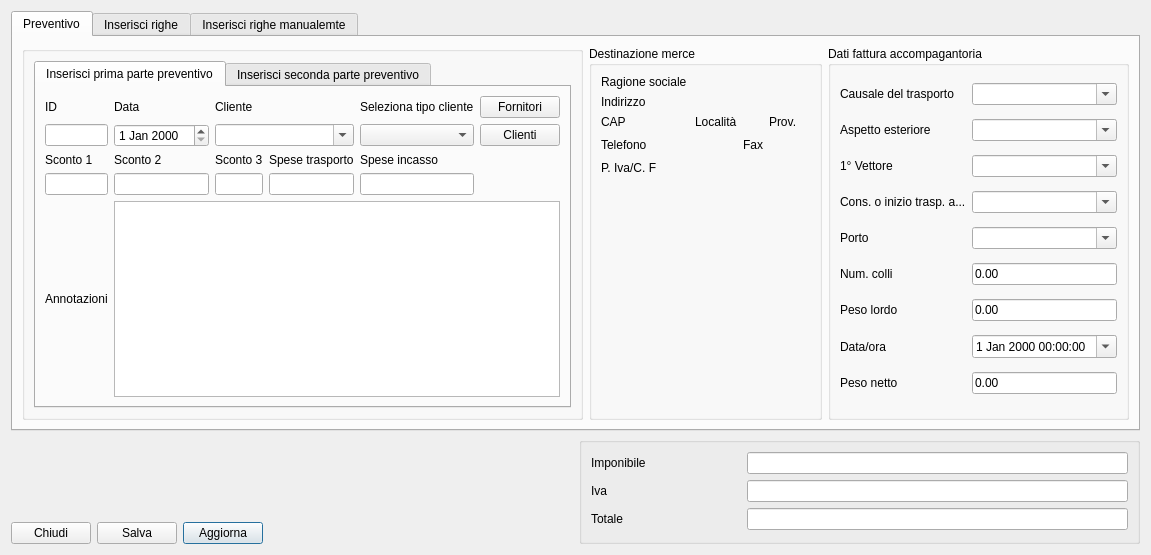
<?xml version="1.0" encoding="UTF-8"?>
<ui version="4.0">
 <class>preventivi_rg</class>
 <widget class="QDialog" name="preventivi_rg">
  <property name="geometry">
   <rect>
    <x>0</x>
    <y>0</y>
    <width>1108</width>
    <height>555</height>
   </rect>
  </property>
  <property name="sizePolicy">
   <sizepolicy hsizetype="Preferred" vsizetype="Preferred">
    <horstretch>0</horstretch>
    <verstretch>0</verstretch>
   </sizepolicy>
  </property>
  <property name="windowTitle">
   <string>Dialog</string>
  </property>
  <layout class="QGridLayout" name="gridLayout_5">
   <item row="3" column="0">
    <layout class="QGridLayout" name="gridLayout_12">
     <item row="1" column="2">
      <widget class="QPushButton" name="agg_fatt_2">
       <property name="toolTip">
        <string>Aggiorna fattura</string>
       </property>
       <property name="text">
        <string>Aggiorna</string>
       </property>
       <property name="icon">
        <iconset resource="../fabaria.qrc">
         <normaloff>:/images/view-refresh.png</normaloff>:/images/view-refresh.png</iconset>
       </property>
      </widget>
     </item>
     <item row="1" column="1">
      <widget class="QPushButton" name="save_2">
       <property name="toolTip">
        <string>Salva fattura</string>
       </property>
       <property name="text">
        <string>Salva</string>
       </property>
       <property name="icon">
        <iconset resource="../fabaria.qrc">
         <normaloff>:/images/document-save.png</normaloff>:/images/document-save.png</iconset>
       </property>
      </widget>
     </item>
     <item row="1" column="0">
      <widget class="QPushButton" name="annulla_2">
       <property name="toolTip">
        <string>Chiudi senza salvare la fattura</string>
       </property>
       <property name="text">
        <string>Chiudi</string>
       </property>
       <property name="icon">
        <iconset resource="../../backup_restore_db/images.qrc">
         <normaloff>:/images/dialog-close.png</normaloff>:/images/dialog-close.png</iconset>
       </property>
      </widget>
     </item>
     <item row="1" column="3">
      <spacer name="horizontalSpacer_3">
       <property name="orientation">
        <enum>Qt::Horizontal</enum>
       </property>
       <property name="sizeHint" stdset="0">
        <size>
         <width>40</width>
         <height>20</height>
        </size>
       </property>
      </spacer>
     </item>
    </layout>
   </item>
   <item row="1" column="1" rowspan="3">
    <widget class="QGroupBox" name="groupBox_4">
     <property name="styleSheet">
      <string notr="true"/>
     </property>
     <layout class="QGridLayout" name="gridLayout_10">
      <item row="1" column="0">
       <widget class="QLabel" name="label_39">
        <property name="minimumSize">
         <size>
          <width>150</width>
          <height>0</height>
         </size>
        </property>
        <property name="maximumSize">
         <size>
          <width>150</width>
          <height>16777215</height>
         </size>
        </property>
        <property name="sizeIncrement">
         <size>
          <width>150</width>
          <height>0</height>
         </size>
        </property>
        <property name="baseSize">
         <size>
          <width>150</width>
          <height>0</height>
         </size>
        </property>
        <property name="text">
         <string>Iva</string>
        </property>
       </widget>
      </item>
      <item row="1" column="1">
       <widget class="QLineEdit" name="iva_ft_2">
        <property name="readOnly">
         <bool>false</bool>
        </property>
       </widget>
      </item>
      <item row="2" column="0">
       <widget class="QLabel" name="label_40">
        <property name="minimumSize">
         <size>
          <width>150</width>
          <height>0</height>
         </size>
        </property>
        <property name="maximumSize">
         <size>
          <width>150</width>
          <height>16777215</height>
         </size>
        </property>
        <property name="sizeIncrement">
         <size>
          <width>150</width>
          <height>0</height>
         </size>
        </property>
        <property name="baseSize">
         <size>
          <width>150</width>
          <height>0</height>
         </size>
        </property>
        <property name="text">
         <string>Totale</string>
        </property>
       </widget>
      </item>
      <item row="2" column="1">
       <widget class="QLineEdit" name="totale_2">
        <property name="readOnly">
         <bool>false</bool>
        </property>
       </widget>
      </item>
      <item row="0" column="1">
       <widget class="QLineEdit" name="imponibile_2">
        <property name="readOnly">
         <bool>false</bool>
        </property>
       </widget>
      </item>
      <item row="0" column="0">
       <widget class="QLabel" name="label_41">
        <property name="minimumSize">
         <size>
          <width>150</width>
          <height>0</height>
         </size>
        </property>
        <property name="maximumSize">
         <size>
          <width>150</width>
          <height>16777215</height>
         </size>
        </property>
        <property name="sizeIncrement">
         <size>
          <width>150</width>
          <height>0</height>
         </size>
        </property>
        <property name="baseSize">
         <size>
          <width>150</width>
          <height>0</height>
         </size>
        </property>
        <property name="text">
         <string>Imponibile</string>
        </property>
       </widget>
      </item>
     </layout>
    </widget>
   </item>
   <item row="0" column="0" colspan="2">
    <widget class="QTabWidget" name="tabWidget">
     <property name="currentIndex">
      <number>0</number>
     </property>
     <widget class="QWidget" name="tab">
      <attribute name="title">
       <string>Preventivo</string>
      </attribute>
      <layout class="QGridLayout" name="gridLayout_4">
       <item row="0" column="0">
        <widget class="QGroupBox" name="groupBox">
         <property name="toolTip">
          <string>&lt;html&gt;&lt;head/&gt;&lt;body&gt;&lt;p&gt;Inserisci cliente&lt;/p&gt;&lt;/body&gt;&lt;/html&gt;</string>
         </property>
         <property name="title">
          <string/>
         </property>
         <layout class="QGridLayout" name="gridLayout_3">
          <item row="0" column="1">
           <widget class="QTabWidget" name="tabWidget_2">
            <property name="currentIndex">
             <number>0</number>
            </property>
            <widget class="QWidget" name="tab_4">
             <attribute name="title">
              <string>Inserisci prima parte preventivo</string>
             </attribute>
             <layout class="QGridLayout" name="gridLayout_7">
              <item row="0" column="0">
               <widget class="QLabel" name="label_16">
                <property name="text">
                 <string>ID</string>
                </property>
               </widget>
              </item>
              <item row="0" column="1">
               <widget class="QLabel" name="label_17">
                <property name="text">
                 <string>Data</string>
                </property>
               </widget>
              </item>
              <item row="0" column="2" colspan="2">
               <widget class="QLabel" name="label_18">
                <property name="text">
                 <string>Cliente</string>
                </property>
               </widget>
              </item>
              <item row="0" column="4">
               <widget class="QLabel" name="label">
                <property name="text">
                 <string>Seleziona tipo cliente</string>
                </property>
               </widget>
              </item>
              <item row="0" column="5">
               <widget class="QPushButton" name="fornit">
                <property name="text">
                 <string>Fornitori</string>
                </property>
                <property name="icon">
                 <iconset resource="../fabaria.qrc">
                  <normaloff>:/images/user-group-properties.png</normaloff>:/images/user-group-properties.png</iconset>
                </property>
               </widget>
              </item>
              <item row="1" column="0">
               <widget class="QLineEdit" name="id1"/>
              </item>
              <item row="1" column="1">
               <widget class="QDateEdit" name="data_fatt"/>
              </item>
              <item row="1" column="2" colspan="2">
               <widget class="QComboBox" name="pers">
                <property name="editable">
                 <bool>true</bool>
                </property>
                <property name="currentIndex">
                 <number>-1</number>
                </property>
                <property name="frame">
                 <bool>true</bool>
                </property>
                <property name="modelColumn">
                 <number>0</number>
                </property>
               </widget>
              </item>
              <item row="1" column="4">
               <widget class="QComboBox" name="tipo_cliente"/>
              </item>
              <item row="1" column="5">
               <widget class="QPushButton" name="cliente">
                <property name="text">
                 <string>Clienti</string>
                </property>
                <property name="icon">
                 <iconset resource="../fabaria.qrc">
                  <normaloff>:/images/system-users.png</normaloff>:/images/system-users.png</iconset>
                </property>
               </widget>
              </item>
              <item row="2" column="0">
               <widget class="QLabel" name="label_19">
                <property name="text">
                 <string>Sconto 1</string>
                </property>
               </widget>
              </item>
              <item row="2" column="1">
               <widget class="QLabel" name="label_20">
                <property name="text">
                 <string>Sconto 2</string>
                </property>
               </widget>
              </item>
              <item row="2" column="2">
               <widget class="QLabel" name="label_21">
                <property name="text">
                 <string>Sconto 3</string>
                </property>
               </widget>
              </item>
              <item row="2" column="3">
               <widget class="QLabel" name="label_22">
                <property name="text">
                 <string>Spese trasporto</string>
                </property>
               </widget>
              </item>
              <item row="2" column="4">
               <widget class="QLabel" name="label_23">
                <property name="text">
                 <string>Spese incasso</string>
                </property>
               </widget>
              </item>
              <item row="3" column="0">
               <widget class="QLineEdit" name="sconto1"/>
              </item>
              <item row="3" column="1">
               <widget class="QLineEdit" name="sconto2"/>
              </item>
              <item row="3" column="2">
               <widget class="QLineEdit" name="sconto3"/>
              </item>
              <item row="3" column="3">
               <widget class="QLineEdit" name="spes_tr"/>
              </item>
              <item row="3" column="4">
               <widget class="QLineEdit" name="spes_in"/>
              </item>
              <item row="4" column="0">
               <widget class="QLabel" name="label_24">
                <property name="text">
                 <string>Annotazioni</string>
                </property>
               </widget>
              </item>
              <item row="4" column="1" colspan="5">
               <widget class="QTextEdit" name="ann"/>
              </item>
             </layout>
            </widget>
            <widget class="QWidget" name="tab_5">
             <attribute name="title">
              <string>Inserisci seconda parte preventivo</string>
             </attribute>
             <layout class="QGridLayout" name="gridLayout_9">
              <item row="2" column="0" colspan="2">
               <widget class="QLabel" name="label_27">
                <property name="text">
                 <string>Note pagamento</string>
                </property>
               </widget>
              </item>
              <item row="1" column="0">
               <widget class="QLabel" name="label_26">
                <property name="text">
                 <string>Pagamento</string>
                </property>
               </widget>
              </item>
              <item row="1" column="1" colspan="3">
               <widget class="QComboBox" name="pagam">
                <property name="editable">
                 <bool>true</bool>
                </property>
               </widget>
              </item>
              <item row="0" column="1" colspan="2">
               <widget class="QLineEdit" name="ordine"/>
              </item>
              <item row="2" column="2" colspan="2">
               <widget class="QLineEdit" name="lineEdit"/>
              </item>
              <item row="3" column="0">
               <widget class="QLabel" name="label_2">
                <property name="text">
                 <string>Tipo listino</string>
                </property>
               </widget>
              </item>
              <item row="0" column="0">
               <widget class="QLabel" name="label_25">
                <property name="text">
                 <string>Vs Ordine</string>
                </property>
               </widget>
              </item>
              <item row="3" column="1" colspan="2">
               <widget class="QComboBox" name="tipo_listino"/>
              </item>
              <item row="3" column="3">
               <spacer name="horizontalSpacer">
                <property name="orientation">
                 <enum>Qt::Horizontal</enum>
                </property>
                <property name="sizeHint" stdset="0">
                 <size>
                  <width>329</width>
                  <height>20</height>
                 </size>
                </property>
               </spacer>
              </item>
              <item row="4" column="0" colspan="4">
               <spacer name="horizontalSpacer_4">
                <property name="orientation">
                 <enum>Qt::Horizontal</enum>
                </property>
                <property name="sizeHint" stdset="0">
                 <size>
                  <width>40</width>
                  <height>20</height>
                 </size>
                </property>
               </spacer>
              </item>
             </layout>
            </widget>
           </widget>
          </item>
         </layout>
        </widget>
       </item>
       <item row="0" column="3" colspan="2">
        <widget class="QGroupBox" name="dati_fattura_accompagnatoria">
         <property name="title">
          <string>Dati fattura accompagantoria</string>
         </property>
         <layout class="QGridLayout" name="gridLayout_2">
          <item row="2" column="2">
           <widget class="QComboBox" name="vettore">
            <property name="editable">
             <bool>true</bool>
            </property>
           </widget>
          </item>
          <item row="0" column="2">
           <widget class="QComboBox" name="causali">
            <property name="editable">
             <bool>true</bool>
            </property>
           </widget>
          </item>
          <item row="1" column="0">
           <widget class="QLabel" name="label_5">
            <property name="text">
             <string>Aspetto esteriore</string>
            </property>
           </widget>
          </item>
          <item row="1" column="2">
           <widget class="QComboBox" name="aspetto_est">
            <property name="editable">
             <bool>true</bool>
            </property>
           </widget>
          </item>
          <item row="0" column="0">
           <widget class="QLabel" name="label_4">
            <property name="text">
             <string>Causale del trasporto</string>
            </property>
           </widget>
          </item>
          <item row="6" column="2">
           <widget class="QLineEdit" name="peso_lordo">
            <property name="text">
             <string>0.00</string>
            </property>
           </widget>
          </item>
          <item row="7" column="0">
           <widget class="QLabel" name="label_11">
            <property name="text">
             <string>Data/ora</string>
            </property>
           </widget>
          </item>
          <item row="7" column="2">
           <widget class="QDateTimeEdit" name="data_ora">
            <property name="calendarPopup">
             <bool>true</bool>
            </property>
           </widget>
          </item>
          <item row="5" column="0">
           <widget class="QLabel" name="label_9">
            <property name="text">
             <string>Num. colli</string>
            </property>
           </widget>
          </item>
          <item row="4" column="2">
           <widget class="QComboBox" name="porto_ass">
            <property name="editable">
             <bool>true</bool>
            </property>
           </widget>
          </item>
          <item row="4" column="0">
           <widget class="QLabel" name="label_8">
            <property name="text">
             <string>Porto</string>
            </property>
           </widget>
          </item>
          <item row="2" column="0">
           <widget class="QLabel" name="label_6">
            <property name="text">
             <string>1° Vettore</string>
            </property>
           </widget>
          </item>
          <item row="6" column="0">
           <widget class="QLabel" name="label_10">
            <property name="text">
             <string>Peso lordo</string>
            </property>
           </widget>
          </item>
          <item row="5" column="2">
           <widget class="QLineEdit" name="num_colli">
            <property name="text">
             <string>0.00</string>
            </property>
           </widget>
          </item>
          <item row="3" column="0">
           <widget class="QLabel" name="label_7">
            <property name="text">
             <string>Cons. o inizio trasp. a...</string>
            </property>
           </widget>
          </item>
          <item row="3" column="2">
           <widget class="QComboBox" name="consegna">
            <property name="editable">
             <bool>true</bool>
            </property>
           </widget>
          </item>
          <item row="8" column="0">
           <widget class="QLabel" name="label_12">
            <property name="text">
             <string>Peso netto</string>
            </property>
           </widget>
          </item>
          <item row="8" column="2">
           <widget class="QLineEdit" name="peso_netto">
            <property name="text">
             <string>0.00</string>
            </property>
           </widget>
          </item>
         </layout>
        </widget>
       </item>
       <item row="0" column="1" colspan="2">
        <widget class="QGroupBox" name="groupBox_2">
         <property name="title">
          <string>Destinazione merce</string>
         </property>
         <layout class="QGridLayout" name="gridLayout_8">
          <item row="3" column="0">
           <widget class="QLabel" name="label_33">
            <property name="text">
             <string>Telefono</string>
            </property>
           </widget>
          </item>
          <item row="4" column="0">
           <widget class="QLabel" name="label_35">
            <property name="text">
             <string>P. Iva/C. F</string>
            </property>
           </widget>
          </item>
          <item row="2" column="0">
           <widget class="QLabel" name="label_30">
            <property name="text">
             <string>CAP</string>
            </property>
           </widget>
          </item>
          <item row="2" column="1" colspan="2">
           <widget class="QLabel" name="cap">
            <property name="text">
             <string/>
            </property>
           </widget>
          </item>
          <item row="2" column="3" colspan="3">
           <widget class="QLabel" name="label_31">
            <property name="text">
             <string>Località</string>
            </property>
           </widget>
          </item>
          <item row="2" column="6">
           <widget class="QLabel" name="local">
            <property name="text">
             <string/>
            </property>
           </widget>
          </item>
          <item row="2" column="7">
           <widget class="QLabel" name="label_32">
            <property name="text">
             <string>Prov.</string>
            </property>
           </widget>
          </item>
          <item row="2" column="8">
           <widget class="QLabel" name="prov">
            <property name="text">
             <string/>
            </property>
           </widget>
          </item>
          <item row="3" column="1" colspan="2">
           <widget class="QLabel" name="tel">
            <property name="text">
             <string/>
            </property>
           </widget>
          </item>
          <item row="3" column="4" colspan="2">
           <spacer name="horizontalSpacer_7">
            <property name="orientation">
             <enum>Qt::Horizontal</enum>
            </property>
            <property name="sizeHint" stdset="0">
             <size>
              <width>31</width>
              <height>20</height>
             </size>
            </property>
           </spacer>
          </item>
          <item row="3" column="6">
           <widget class="QLabel" name="label_34">
            <property name="text">
             <string>Fax</string>
            </property>
           </widget>
          </item>
          <item row="3" column="7" colspan="2">
           <widget class="QLabel" name="cell">
            <property name="text">
             <string/>
            </property>
           </widget>
          </item>
          <item row="0" column="0" colspan="4">
           <widget class="QLabel" name="label_28">
            <property name="text">
             <string>Ragione sociale</string>
            </property>
           </widget>
          </item>
          <item row="1" column="5">
           <widget class="QLabel" name="indirizzo">
            <property name="text">
             <string/>
            </property>
           </widget>
          </item>
          <item row="1" column="0" colspan="2">
           <widget class="QLabel" name="label_29">
            <property name="text">
             <string>Indirizzo</string>
            </property>
           </widget>
          </item>
          <item row="4" column="1" colspan="3">
           <widget class="QLabel" name="paese">
            <property name="text">
             <string/>
            </property>
           </widget>
          </item>
          <item row="0" column="5" colspan="3">
           <widget class="QLabel" name="rag_soc">
            <property name="text">
             <string/>
            </property>
           </widget>
          </item>
          <item row="5" column="1">
           <spacer name="verticalSpacer_5">
            <property name="orientation">
             <enum>Qt::Vertical</enum>
            </property>
            <property name="sizeHint" stdset="0">
             <size>
              <width>20</width>
              <height>40</height>
             </size>
            </property>
           </spacer>
          </item>
         </layout>
        </widget>
       </item>
      </layout>
     </widget>
     <widget class="QWidget" name="tab_3">
      <attribute name="title">
       <string>Inserisci righe</string>
      </attribute>
      <layout class="QGridLayout" name="gridLayout_6">
       <item row="1" column="0" colspan="2">
        <widget class="QTableView" name="tab_view">
         <attribute name="verticalHeaderDefaultSectionSize">
          <number>15</number>
         </attribute>
        </widget>
       </item>
       <item row="2" column="0">
        <layout class="QGridLayout" name="gridLayout_11">
         <item row="1" column="3">
          <widget class="QPushButton" name="el_riga">
           <property name="toolTip">
            <string>Elimina riga</string>
           </property>
           <property name="text">
            <string>Elimina riga</string>
           </property>
           <property name="icon">
            <iconset resource="../fabaria.qrc">
             <normaloff>:/images/edit-delete.png</normaloff>:/images/edit-delete.png</iconset>
           </property>
          </widget>
         </item>
         <item row="1" column="2">
          <widget class="QPushButton" name="md_riga">
           <property name="toolTip">
            <string>Modifica riga</string>
           </property>
           <property name="text">
            <string>Modifica riga</string>
           </property>
           <property name="icon">
            <iconset resource="../fabaria.qrc">
             <normaloff>:/images/document-edit.png</normaloff>:/images/document-edit.png</iconset>
           </property>
          </widget>
         </item>
         <item row="1" column="1">
          <widget class="QPushButton" name="n_riga">
           <property name="toolTip">
            <string>Aggiungi riga</string>
           </property>
           <property name="text">
            <string>Aggiungi riga</string>
           </property>
           <property name="icon">
            <iconset resource="../../log_man/license.qrc">
             <normaloff>:/images/dialog-ok-apply.png</normaloff>:/images/dialog-ok-apply.png</iconset>
           </property>
          </widget>
         </item>
         <item row="1" column="4">
          <widget class="QPushButton" name="excel">
           <property name="text">
            <string>Importa excel</string>
           </property>
           <property name="icon">
            <iconset resource="../fabaria.qrc">
             <normaloff>:/images/excel.png</normaloff>:/images/excel.png</iconset>
           </property>
          </widget>
         </item>
         <item row="1" column="5">
          <spacer name="horizontalSpacer_2">
           <property name="orientation">
            <enum>Qt::Horizontal</enum>
           </property>
           <property name="sizeHint" stdset="0">
            <size>
             <width>40</width>
             <height>20</height>
            </size>
           </property>
          </spacer>
         </item>
        </layout>
       </item>
      </layout>
     </widget>
     <widget class="QWidget" name="tab_2">
      <attribute name="title">
       <string>Inserisci righe manualemte</string>
      </attribute>
      <layout class="QGridLayout" name="gridLayout">
       <item row="0" column="0" colspan="5">
        <widget class="QTableView" name="add_row">
         <attribute name="verticalHeaderDefaultSectionSize">
          <number>15</number>
         </attribute>
        </widget>
       </item>
       <item row="1" column="1">
        <spacer name="horizontalSpacer_9">
         <property name="orientation">
          <enum>Qt::Horizontal</enum>
         </property>
         <property name="sizeHint" stdset="0">
          <size>
           <width>140</width>
           <height>20</height>
          </size>
         </property>
        </spacer>
       </item>
       <item row="1" column="2">
        <widget class="QPushButton" name="im_ex_file">
         <property name="text">
          <string>Importa file excel</string>
         </property>
         <property name="icon">
          <iconset resource="../fabaria.qrc">
           <normaloff>:/images/excel.png</normaloff>:/images/excel.png</iconset>
         </property>
        </widget>
       </item>
       <item row="1" column="3">
        <widget class="QPushButton" name="del_riga">
         <property name="text">
          <string>Elimina riga</string>
         </property>
         <property name="icon">
          <iconset resource="../fabaria.qrc">
           <normaloff>:/images/edit-delete.png</normaloff>:/images/edit-delete.png</iconset>
         </property>
        </widget>
       </item>
       <item row="1" column="4">
        <widget class="QPushButton" name="ord_insert_row">
         <property name="text">
          <string>Inscerisci riga</string>
         </property>
         <property name="icon">
          <iconset resource="../../log_man/license.qrc">
           <normaloff>:/images/dialog-ok-apply.png</normaloff>:/images/dialog-ok-apply.png</iconset>
         </property>
        </widget>
       </item>
      </layout>
     </widget>
    </widget>
   </item>
   <item row="2" column="0">
    <spacer name="verticalSpacer_6">
     <property name="orientation">
      <enum>Qt::Vertical</enum>
     </property>
     <property name="sizeHint" stdset="0">
      <size>
       <width>20</width>
       <height>40</height>
      </size>
     </property>
    </spacer>
   </item>
  </layout>
 </widget>
 <tabstops>
  <tabstop>causali</tabstop>
  <tabstop>aspetto_est</tabstop>
  <tabstop>vettore</tabstop>
  <tabstop>consegna</tabstop>
  <tabstop>porto_ass</tabstop>
  <tabstop>num_colli</tabstop>
  <tabstop>peso_lordo</tabstop>
  <tabstop>data_ora</tabstop>
  <tabstop>peso_netto</tabstop>
  <tabstop>imponibile_2</tabstop>
  <tabstop>iva_ft_2</tabstop>
  <tabstop>totale_2</tabstop>
  <tabstop>agg_fatt_2</tabstop>
  <tabstop>save_2</tabstop>
  <tabstop>annulla_2</tabstop>
 </tabstops>
 <resources>
  <include location="../../backup_restore_db/images.qrc"/>
  <include location="../../log_man/license.qrc"/>
  <include location="../fabaria.qrc"/>
 </resources>
 <connections/>
</ui>
